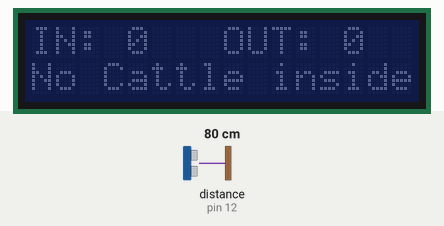
Bench run of a sketch on a simulated Arduino Uno, built with avr-gcc and run on an emulated ATmega328P. Parts: 16×2 character LCD. Wiring (inferred from the names in the program): ultrasonic range finder: trigger pin 13; echo pin 12. The test bench sets the inputs (shaded band); at power-on: distance to the obstacle (sensor on pin 12) 80 cm. The echo pulse lasts 58.3 µs per cm.

Above: at 1.2 s.
1.3 s: distance to the obstacle (sensor on pin 12) set to 2 cm
At 1.8 s:
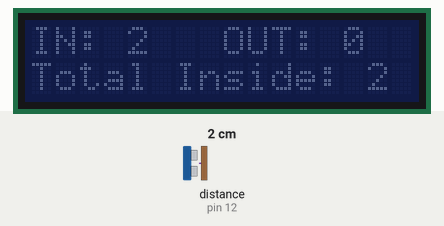
3.4 s: distance to the obstacle (sensor on pin 12) set to 60 cm
6.4 s: distance to the obstacle (sensor on pin 12) set to 21 cm
7.9 s: distance to the obstacle (sensor on pin 12) set to 16 cm
At 8.45 s:
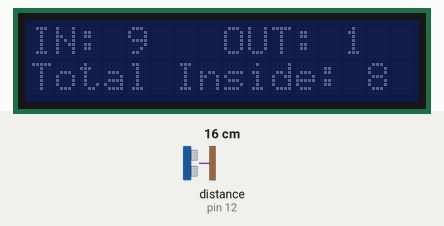
9.8 s: distance to the obstacle (sensor on pin 12) set to 250 cm
Timing chart, 0 to 12.8 s (numbered marks = the images above; inputs shaded):
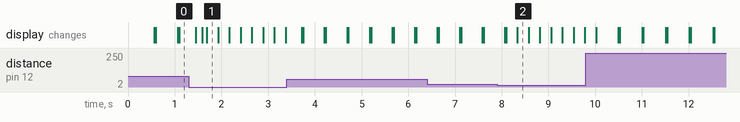

Measured:
- after the input at 1.3 s, the display: first changes after 0.15 s (image 1 shows a later state)
- after the input at 7.9 s, the display: first differs from a run without the input after 0.43 s (image 2)

The sketch:

sketch_mar2a.ino
```cpp
#include <Wire.h>
#include <LiquidCrystal_I2C.h>


#define trigPin 13
#define echoPin 12


LiquidCrystal_I2C lcd(0x27, 16, 2);
int counter = 0;
int inside = 0;
int outside = 0;
int currentState1 = 0;
int previousState1 = 0;
int currentState2 = 0;
int previousState2 = 0;


void setup()
{
// initialize the LCD
lcd.init();
//Serial.begin (9600);
pinMode(trigPin, OUTPUT);
pinMode(echoPin, INPUT);
}

void loop()
{
lcd.setCursor(0, 0);
lcd.print("IN: ");
lcd.setCursor(4, 0);
lcd.print(inside);

lcd.setCursor(8, 0);
lcd.print("OUT: ");
lcd.setCursor(13, 0);
lcd.print(outside);

if(counter == 0)
{
  lcd.setCursor(0, 1);
  lcd.print("No Cattle inside");
}
else
{
  lcd.setCursor(0, 1);
  lcd.print("Total Inside: ");
  lcd.setCursor(14, 1);
  lcd.print(counter);
}


long duration, distance;

digitalWrite(trigPin, LOW);
delayMicroseconds(2);
digitalWrite(trigPin, HIGH);
delayMicroseconds(10);
digitalWrite(trigPin, LOW);
duration = pulseIn(echoPin, HIGH);
distance = (duration/2) / 29.1;
if (distance <= 9)
{
  currentState1 = 1;
}
else
{
  currentState1 = 0;
}
delay(100);
if(currentState1 != previousState1)
{
      if(currentState1 == 1)
    {
      counter = counter + 1;
    }
    lcd.setCursor(14, 1);
    lcd.print(counter);
    inside = inside +1;
}
lcd.setCursor(4, 0);
lcd.print(inside);
if (distance > 9 && distance <= 18)
{
  currentState2 = 1;
}
else
{
  currentState2 = 0;
}
delay(100);
if(currentState2 != previousState2 && counter>=1)
{
    if(currentState2 == 1 && counter>0)
    {
    counter = counter - 1;
    }
    lcd.setCursor(14, 1);
    lcd.print(counter);
    outside = outside +1;

}
lcd.setCursor(13, 0);
lcd.print(outside);
if(counter == 0)
{
  lcd.setCursor(0, 1);
  lcd.print("no People");
}
else
{
  lcd.setCursor(14, 1);
  lcd.print(counter);
}
lcd.clear();
}
```
